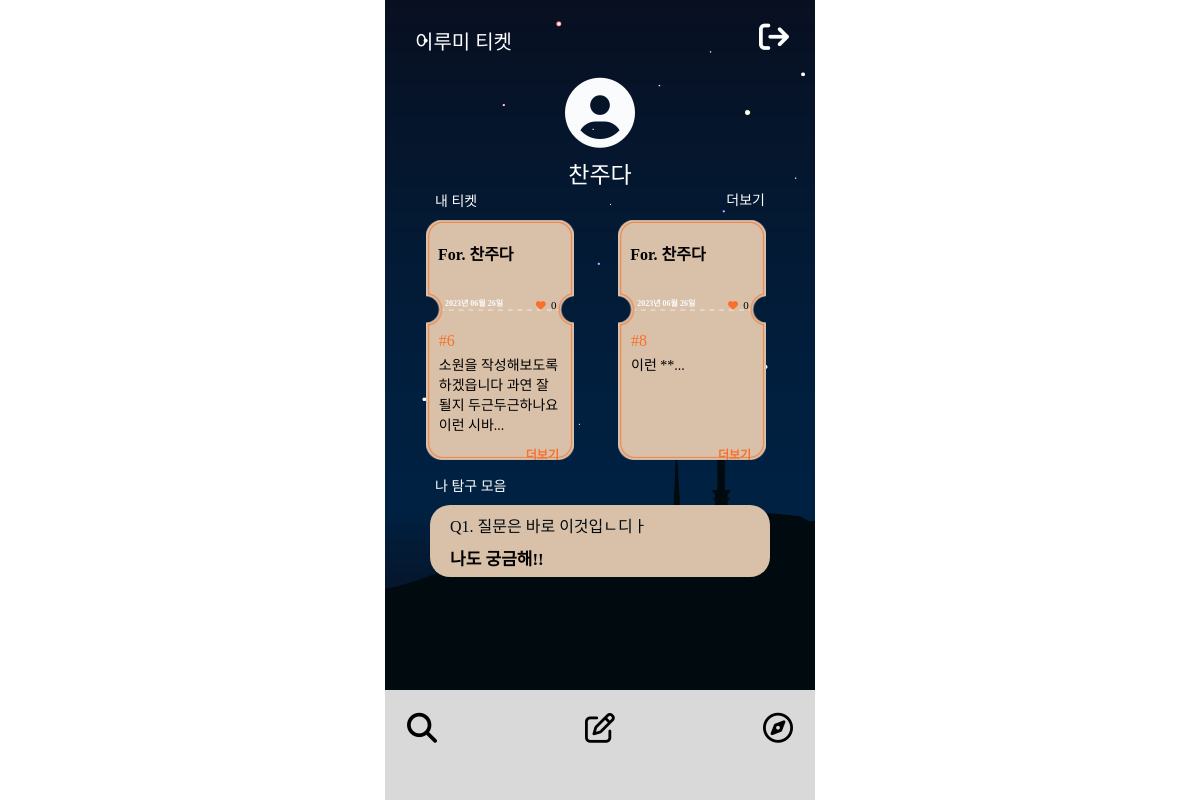
The page /mypage/ (signed in) on the database its author committed.
### accounts/models.py (models this page shows)
class Profile(models.Model):
    user = models.OneToOneField(User, on_delete=models.CASCADE)
    nickname = models.TextField(max_length=10)

### mainpage/models.py (models this page shows, shortened)
class Ticket(models.Model):
    writer = models.ForeignKey(User, null=False, blank=False, on_delete=models.CASCADE)
    pub_date = models.DateTimeField()
    body = models.TextField()
    like = models.ManyToManyField(User, related_name='likes', blank=True)
    like_count = models.PositiveIntegerField(default=0)
    report_count = models.PositiveIntegerField(default=0)
    def summary(self):
        return self.body[:40]

### qnapage/models.py (models this page shows, shortened)
class Qna(models.Model):
    title = models.CharField(max_length = 200)
    writer = models.ForeignKey(User, null=False, blank=False, on_delete=models.CASCADE)
    body = models.TextField()
    pub_date = models.DateTimeField()

class QnaComment(models.Model):
    content = models.TextField()
    pub_date = models.DateTimeField()
    writer = models.ForeignKey(User, null=False, blank=False, on_delete=models.CASCADE)
    qna = models.ForeignKey(Qna, null=False, blank=False, on_delete=models.CASCADE)
    comment_like = models.ManyToManyField(User, related_name='comment_likes', blank=True)
    comment_like_count = models.PositiveIntegerField(default = 0)

### mypage/views.py (the view)
# urls.py: path('mypage/', include('mypage.urls')),
def mypage(request):
    if not request.user.is_authenticated:
        return render(request, 'accounts/login_required.html')
    else:
        user = request.user
        comments = QnaComment.objects.filter(writer=user)
        qnas = Qna.objects.filter(qnacomment__writer=request.user).distinct()
        tickets = Ticket.objects.filter(writer=user).order_by('-like_count')[:2]
        context = {
            'user': user,
            'tickets': tickets,
            'comments': comments,
            'qnas': qnas,
        }
        return render(request, 'mypage/mypage.html', context)

### mypage/templates/mypage/mypage.html (shortened to what this page needs)
<!DOCTYPE html>
<html lang="en">
  <head>
    <link rel="stylesheet" href="/static/css/mypage.css" />
  </head>
  <body>
<div class="wallpaper">
      <nav class="nav-container">
        <ul class="logo">
          <li><a href="{% url 'mainpage:mainpage' %}">이루미 티켓</a></li>
        </ul>
        <ul class="icon">
          <li><a href = "{% url 'accounts:logout' %}"><i class="fa-solid fa-arrow-right-from-bracket" style="color: #ffff"></i></a>
          </li>
        </ul>
      </nav>
      <div class="profile">
        <div class="profile-img">
          <i class="fa-solid fa-circle-user" style="color: #fafbfd"></i>
        </div>
        <div class="nickname">{{user.profile.nickname}}</div>
      </div>
        <div class="first-more">
          <div class="my-ticket">내 티켓</div>
            {% if tickets|length >= 2 %}
            <a class="f-more" href="{% url 'mypage:myticketlist' request.user.id %}">더보기</a>
            {% endif %}
        </div>
    <div class="container">
        <div class="card_container">
            {% for ticket in tickets|slice:":2" %}
                {% if ticket.writer == request.user %}
                <div class="card">
                    <div class="card-body">
                        <h4 class="card-subtitle mb-2 text-muted card-nickname">For. {{ticket.writer.profile.nickname}}</h4>
                        <h4 class="date">{{ ticket.pub_date|date:"Y년 m월 d일" }}</h4>
                        <h4 class="like"><i class="fa-solid fa-heart" style="color: #f8702c;"></i><a class="like_count">{{ticket.like_count}}</a></h4>
                        <h4 class="number"> #{{ticket.id}} </h4>
                        <h4 class="card-text">{{ticket.summary}}... </h4>
                        <a href="{%url 'mainpage:detail' ticket.id %}" class="more">더보기</a>
                    </div>
                </div>
                {% endif %}
            {% endfor %}
        </div>
    </div>
<div class="second-more">
  <div class="soul-searching">나 탐구 모음</div>
</div>
<div class="self-exploration">
    {% if qnas %}
        {% for qna in qnas|slice:":2" %}
        <div class="qna-title">
                <p class="title"><a class="underline" href="{% url 'qnapage:qnadetail' qna.id %}">{{ qna.title }}</a></p>
                {% for comment in qna.qnacomment_set.all %}
                    {% if comment.writer == request.user %}
                        <p class="my-comment">{{ comment.content }}</p>
                    {% endif %}
                {% endfor %}
            </div>
        {% endfor %}
</div>
    {% else %}
        <p class="nodap">아직 답한 질문이 없어요</p>
    {% endif %}
  <nav class="footer-container">
      <ul class="icons">
          <li><a href="{% url 'mainpage:ticketlistnew' %}"><i class="fa-solid fa-magnifying-glass" style="color: #000000;"></i></a></li>
          <li><a href="{% url 'mainpage:new' %}"><i class="fa-regular fa-pen-to-square" style="color: #000000;"></i></a></li>
          <li><a href="{% url 'qnapage:qnalistrecent' %}"><i class="fa-regular fa-compass" style="color: #000000;"></i></a></li>
      </ul>
  </nav>
</div>
</body>
</html>

### rows shown on the page
Ticket: writer.profile.nickname "찬주다", pub_date "2023년 06월 26일", like_count "0", id "6", summary "소원을 작성해보도록 하겠읍니다 과연 잘 될지 두근두근하나요 이런 시바"
Ticket: writer.profile.nickname "찬주다", pub_date "2023년 06월 26일", like_count "0", id "8", summary "이런 **"
Qna: title "Q1. 질문은 바로 이것입ㄴ디ㅏ"
QnaComment: content "나도 궁금해!!"

### other values the page prints
{{ user.profile.nickname }} "찬주다"
